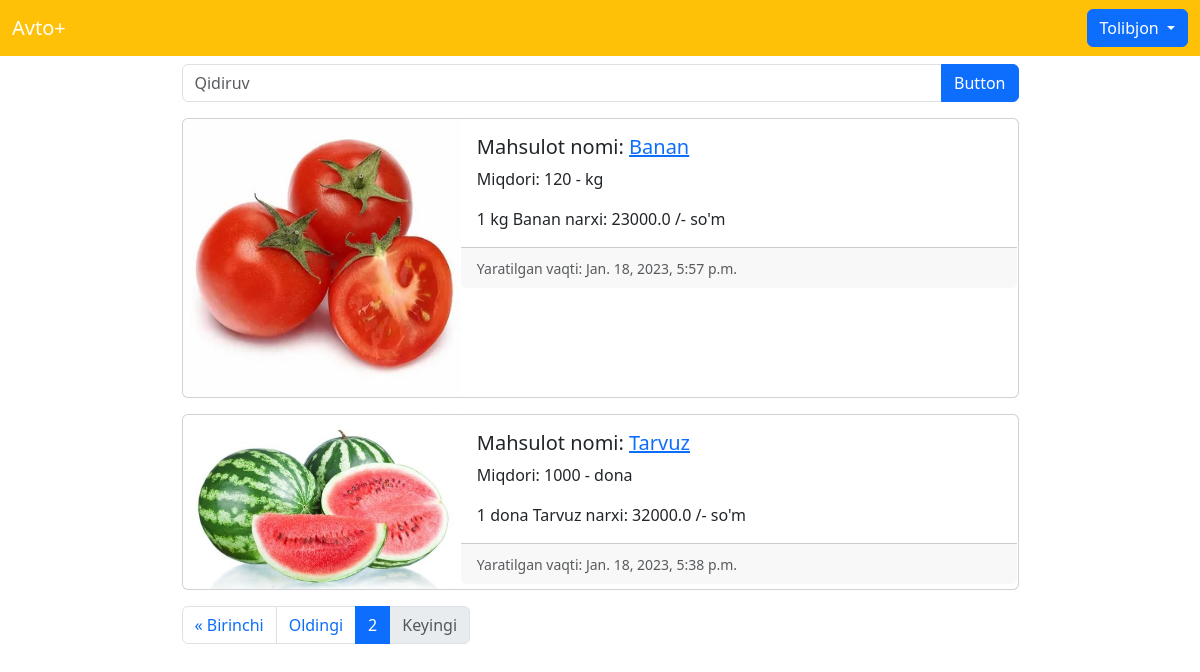
Page /products/?page=2 (signed in) on the committed database.
### products/models.py (models this page shows, shortened)
class AllProducts(models.Model):
    nomi = models.CharField(max_length=250)
    miqdori = models.PositiveIntegerField()
    miqdor_birligi = models.CharField(max_length=150, help_text="O'lchov birligini kiriting: Kg, Tonna, Vagon, Litr, Dona", null=True)
    birlik_narxi = models.FloatField(null=True)
    tavsif = models.TextField()
    photo = models.ImageField(upload_to='images/' , default="images/no-image.jpg")
    created_at = models.DateTimeField(auto_now_add=True, null=True)

### products/views.py (the view)
# urls.py: path('products/' , PrListView.as_view() , name="products"),
class PrListView(LoginRequiredMixin, View):
    def get(self, request):
        products = AllProducts.objects.all().order_by('-id')
        search_query = request.GET.get('q' , '')
        if search_query:
            products = AllProducts.objects.all().filter(nomi__icontains=search_query)
        paginator = Paginator(products, 4)
        current_page_number = request.GET.get('page', 1)
        page_obj = paginator.get_page(current_page_number)
        return render(
            request,
            "list.html",
            {"page_obj":page_obj, "search":search_query}
        )

### templates/list.html (shortened to what this page needs)
{% extends 'base.html' %}
{% load crispy_forms_tags %}
{% block content %}
<form action="" method="get">
  <div class="input-group mb-3 w-75 mx-auto">
    <input type="text" class="form-control" name="q" value="{{ search }}" placeholder="Qidiruv" aria-label="Recipient's username" aria-describedby="button-addon2">
    <button class="btn btn-primary" type="submit" id="button-addon2">Button</button>
  </div>
</form>
{% if page_obj %}
{% for post in page_obj.object_list %}
<div class="card mb-3 w-75 mx-auto">
    <div class="row g-0">
      <div class="col-md-4">
        {% if post.photo %}
        <img src="{{ post.photo.url }}" class="img-fluid rounded-start" alt="">
        {% endif %}
      </div>
      <div class="col-md-8">
        <div class="card-body">
          {% if post.miqdori > 0 %}
          <h5 class="card-title">Mahsulot nomi: <a href="{% url 'info' post.pk %}">{{ post.nomi }}</a></h5>
            {% else %}
            <h5 class="card-title">Mahsulot nomi: <a href="{% url 'info' post.pk %}"><strike>{{ post.nomi }}</strike></a></h5>
            {% endif %}
        <p class="card-text">Miqdori: {% if post.miqdori > 0 %}
                                      {{ post.miqdori }}
                                      -  {% if post.miqdor_birligi %} {{ post.miqdor_birligi }} {% endif %}
                                      {% else %}
                                      <span class="btn btn-danger">Mahsulot sotilib bo'lingan. Bazada yo'q.</span>
                                      {% endif %}
                                       </p>
        <p class="card-text">1 {{ post.miqdor_birligi }} {{ post.nomi }} narxi: {{ post.birlik_narxi }} /- so'm</p>
        </div>
        <div class="card-footer">
            <p class="card-text"><small class="text-muted">Yaratilgan vaqti: {{ post.created_at }} </small></p>
        </div>
      </div>
    </div>
  </div>
{% endfor %}
<nav aria-label="..." class="w-75 mx-auto">
  <ul class="pagination">
    {% if page_obj.has_previous %}
    <li class="page-item"><a href="?page=1" class="page-link">&laquo; Birinchi</a></li>
    <li class="page-item">
      <a href="?pages={{ page_obj.previous_page_number }}" class="page-link">Oldingi</a>
    </li>
    {% else %}
    <li class="page-item disabled">
      <span class="page-link">Oldingi</span>
    </li>
    {% endif %}
    <li class="page-item active" aria-current="page">
      <span class="page-link"> {{ page_obj.number }} </span>
    </li>
    {% if page_obj.has_next %}
    <li class="page-item">
      <a class="page-link" href="?page={{ page_obj.next_page_number }}">Keyingi</a>
    </li>
    <li class="page-item"><a href="?page={{ page_obj.paginator.num_pages }}" class="page-link">ohirigi &raquo;</a></li>
    {% else %}
    <li class="page-item disabled">
      <span class="page-link">Keyingi</span>
    </li>
    {% endif %}
  </ul>
</nav>
{% else %}
Mahsulotlar joylanmagan <a href="{% url 'add' %}" class="btn btn-info">Mahsulot joylash</a>
{% endif %}
{% endblock content %}

### templates/base.html (shortened to what this page needs)
<!DOCTYPE html>
<html lang="en">
<head>
    <link href="https://cdn.jsdelivr.net/npm/bootstrap@5.3.0-alpha1/dist/css/bootstrap.min.css" rel="stylesheet">
    <link rel="stylesheet" href="https://cdnjs.cloudflare.com/ajax/libs/font-awesome/6.2.1/css/all.min.css" />
</head>
<body>
    <nav class="navbar navbar-expand-lg bg-warning">
        <div class="container-fluid">
          <a class="navbar-brand text-white" href="{% url 'home' %}">Avto+</a>
          <div class="collapse navbar-collapse" id="navbarSupportedContent">
           <div>
            {% if user.is_authenticated %}
            <div class="btn-group">
            <button type="button" class="btn btn-primary dropdown-toggle" data-bs-toggle="dropdown" aria-expanded="false">
                {{ user.username }}
            </button>
            </div>
            {% else %}
            <div class="btn-group">
                <a href="{% url 'login' %}" class="btn btn-outline-danger">Kirish</a>
                <a href="tel:+998942742007" class="btn btn-danger">Bog'lanish</a>
            </div>
            {% endif %}
           </div>
          </div>
        </div>
      </nav>
      <div class="container mt-2">
        {% block content %}{% endblock content %}
      </div>
</body>
</html>

### rows in the picture
AllProducts: photo (picture), nomi "Banan", miqdori "120", miqdor_birligi "kg", birlik_narxi "23000.0", created_at "Jan. 18, 2023, 5:57 p.m."
AllProducts: photo (picture), nomi "Tarvuz", miqdori "1000", miqdor_birligi "dona", birlik_narxi "32000.0", created_at "Jan. 18, 2023, 5:38 p.m."

### other values in the picture
{{ user.username }} "Tolibjon"
{{ page_obj.number }} "2"
